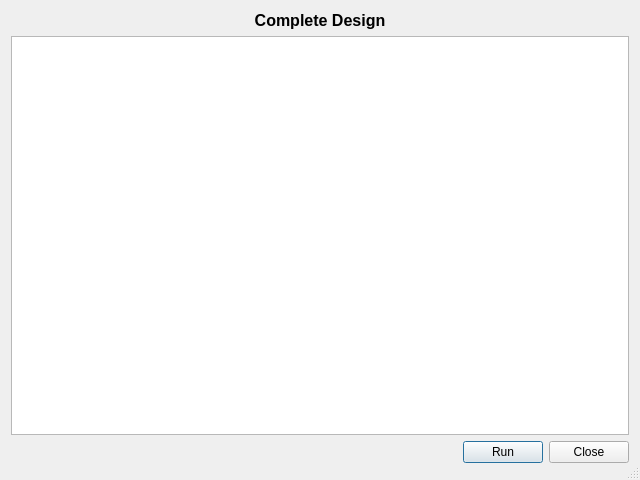
<?xml version="1.0" encoding="UTF-8"?>
<ui version="4.0">
 <class>Design</class>
 <widget class="QDialog" name="Design">
  <property name="geometry">
   <rect>
    <x>0</x>
    <y>0</y>
    <width>640</width>
    <height>480</height>
   </rect>
  </property>
  <property name="windowTitle">
   <string>Design</string>
  </property>
  <property name="sizeGripEnabled">
   <bool>true</bool>
  </property>
  <layout class="QVBoxLayout" name="verticalLayout">
   <item>
    <widget class="QLabel" name="label">
     <property name="font">
      <font>
       <pointsize>12</pointsize>
       <weight>75</weight>
       <bold>true</bold>
      </font>
     </property>
     <property name="text">
      <string>Complete Design</string>
     </property>
     <property name="alignment">
      <set>Qt::AlignCenter</set>
     </property>
    </widget>
   </item>
   <item>
    <widget class="QGraphicsView" name="graphicsView"/>
   </item>
   <item>
    <layout class="QHBoxLayout" name="horizontalLayout">
     <item>
      <spacer name="horizontalSpacer">
       <property name="orientation">
        <enum>Qt::Horizontal</enum>
       </property>
       <property name="sizeHint" stdset="0">
        <size>
         <width>448</width>
         <height>20</height>
        </size>
       </property>
      </spacer>
     </item>
     <item>
      <widget class="QPushButton" name="pushButton_2">
       <property name="text">
        <string>Run</string>
       </property>
      </widget>
     </item>
     <item>
      <widget class="QPushButton" name="pushButton">
       <property name="text">
        <string>Close</string>
       </property>
      </widget>
     </item>
    </layout>
   </item>
   <item>
    <widget class="QDialogButtonBox" name="buttonBox"/>
   </item>
  </layout>
 </widget>
 <resources/>
 <connections>
  <connection>
   <sender>pushButton</sender>
   <signal>clicked()</signal>
   <receiver>Design</receiver>
   <slot>close()</slot>
   <hints>
    <hint type="sourcelabel">
     <x>592</x>
     <y>450</y>
    </hint>
    <hint type="destinationlabel">
     <x>548</x>
     <y>465</y>
    </hint>
   </hints>
  </connection>
 </connections>
</ui>
